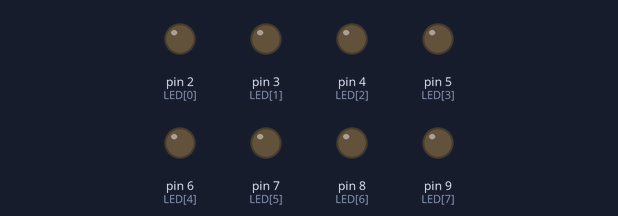
The sketch below on a simulated Arduino Uno, built with avr-gcc and run on an emulated ATmega328P. Shown: output pins drawn as LEDs (lit = HIGH).

Above: at 0.5 s.
At 1.5 s:
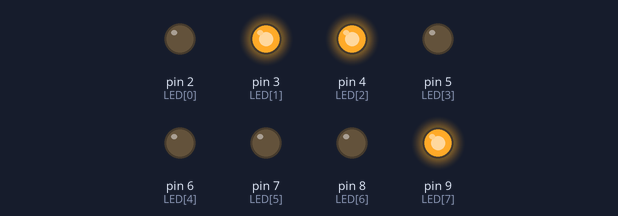
At 3.5 s:
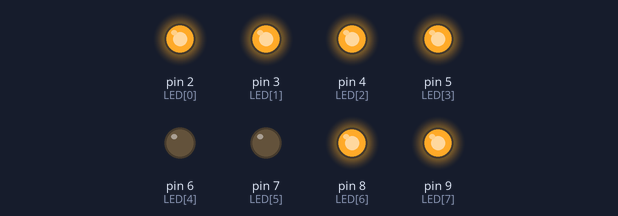
At 6.5 s:
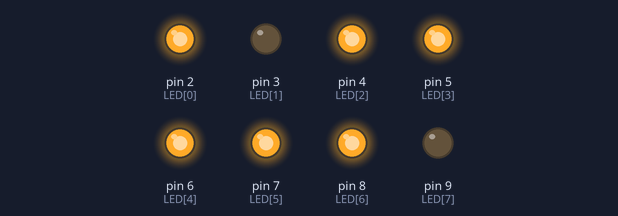
At 9.5 s:
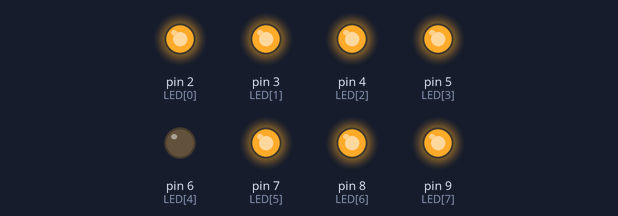
At 13.5 s:
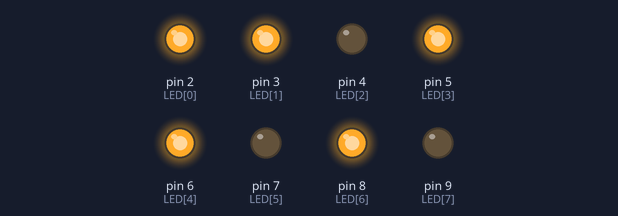
Timing chart, 0 to 14.3 s (numbered marks = the images above):
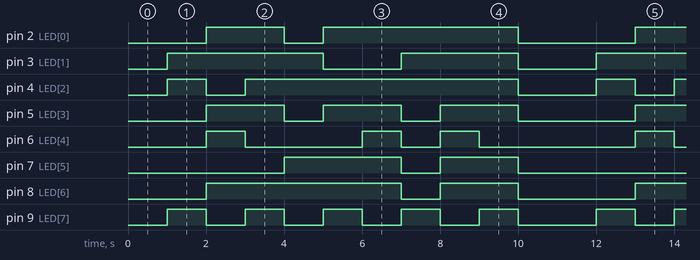

The sketch:

controle_digit_ez.ino
```cpp
const int LED[8] = {2,3,4,5,6,7,8,9};

int vitesse=1000;

void setup() {

  for(int i=0;i<8;i++) {
    pinMode(LED[i],OUTPUT);
  }

}

void loop() {

  for(int chiffre=0;chiffre<10;chiffre++) {
    digit(chiffre,chiffre % 2);

    delay(vitesse);
  }

  digit(-1, false);
  delay(vitesse);

}

void allumeLED(unsigned int valeur) {

  for(int i=0;i<7;i++) {
    digitalWrite(LED[i],bitRead(valeur,7-i));
  }

}

void digit(int chiffrein, boolean pointin) {

  if(chiffrein==1) allumeLED(B01100000);
  if(chiffrein==2) allumeLED(B11011010);
  if(chiffrein==3) allumeLED(B11110010);
  if(chiffrein==4) allumeLED(B01100110);
  if(chiffrein==5) allumeLED(B10110110);
  if(chiffrein==6) allumeLED(B10111110);
  if(chiffrein==7) allumeLED(B11100000);
  if(chiffrein==8) allumeLED(B11111110);
  if(chiffrein==9) allumeLED(B11110110);
  if(chiffrein<0) allumeLED(B00000000);
  if(pointin==true) digitalWrite(LED[7],HIGH);
  else digitalWrite(LED[7],LOW);
}
```

Measured:
- by itself, pin 2 (LED[0]): repeats every 11.0 s: LOW 1.0 s, HIGH 5.0 s, LOW 3.0 s, HIGH 2.0 s
- by itself, pin 3 (LED[1]): repeats every 11.0 s: LOW 2.0 s, HIGH 3.0 s, LOW 2.0 s, HIGH 4.0 s
- by itself, pin 4 (LED[2]): repeats every 11.0 s: LOW 1.0 s, HIGH 7.0 s, LOW 2.0 s, HIGH 1.0 s
- by itself, pin 5 (LED[3]): repeats every 11.0 s: 2 × (LOW 1.0 s, HIGH 2.0 s), LOW 3.0 s, HIGH 2.0 s
- by itself, pin 6 (LED[4]): repeats every 11.0 s: LOW 3.0 s, HIGH 1.0 s, LOW 1.0 s, HIGH 1.0 s, LOW 4.0 s, HIGH 1.0 s
- by itself, pin 7 (LED[5]): repeats every 11.0 s: LOW 1.0 s, HIGH 2.0 s, LOW 5.0 s, HIGH 3.0 s
- by itself, pin 8 (LED[6]): repeats every 11.0 s: LOW 1.0 s, HIGH 2.0 s, LOW 3.0 s, HIGH 5.0 s
- by itself, pin 9 (LED[7]): repeats every 11.0 s: 4 × (LOW 1.0 s, HIGH 1.0 s), LOW 2.0 s, HIGH 1.0 s
